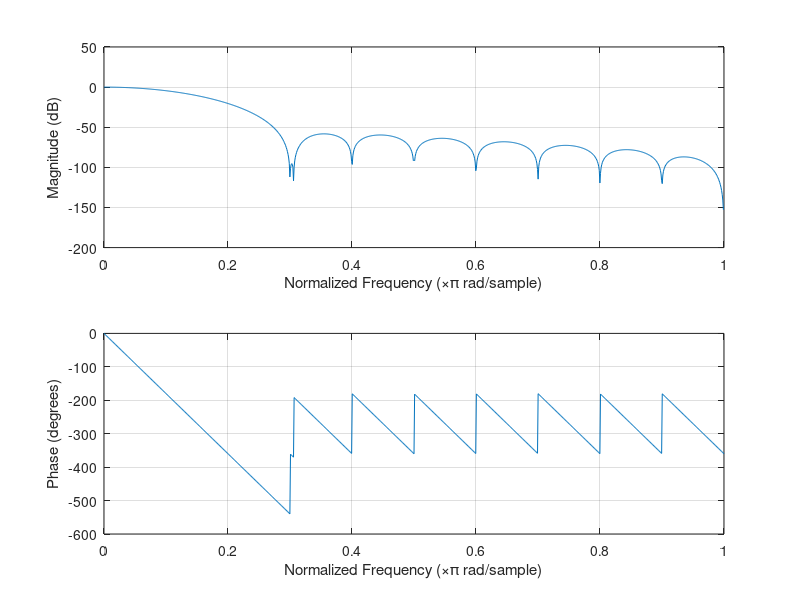

This chart was generated by the following MATLAB code:
% T = 0.01;
% fs = 1 / T;
% fcut = 10;
% fc = fcut / fs;

N = 21; % Filter length
% Generate a Blackman window of size N
b = 0.42 - 0.5 * cos(2 * pi * (0:N-1) / (N-1)) + 0.08 * cos(4 * pi * (0:N-1) / (N-1));
% Normalize the window so the sum of all elements is 1
b = b / sum(b);

freqz(b, 1, 1024); % Plot frequency response
save('FIR_coefficients.mat', 'b');